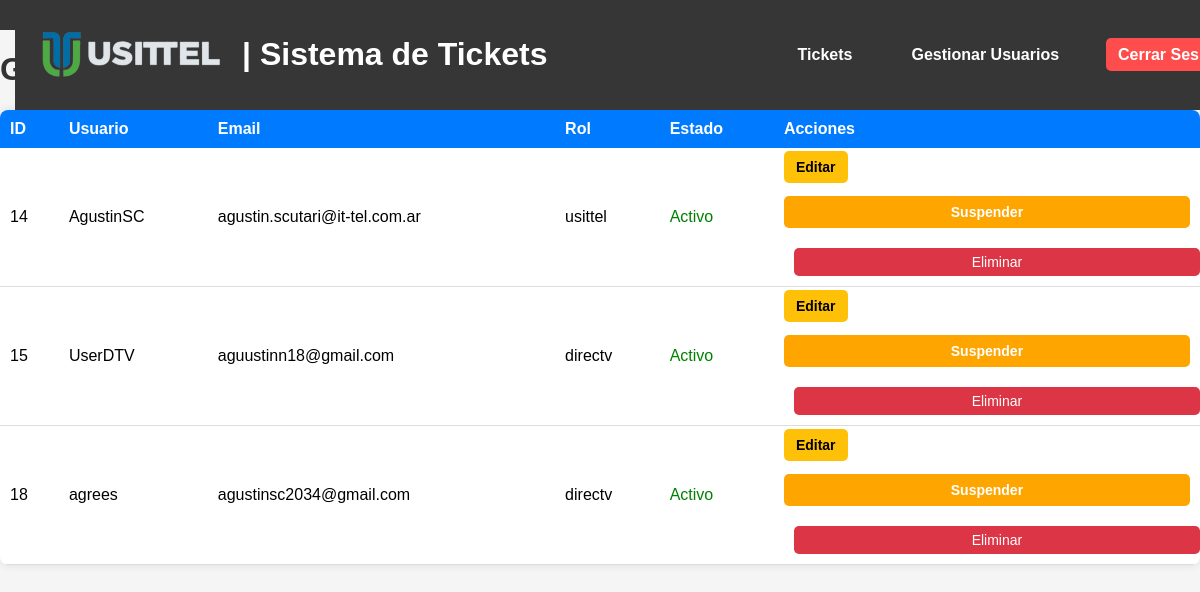
/users (signed in), run on an earlier commit of the app's database.
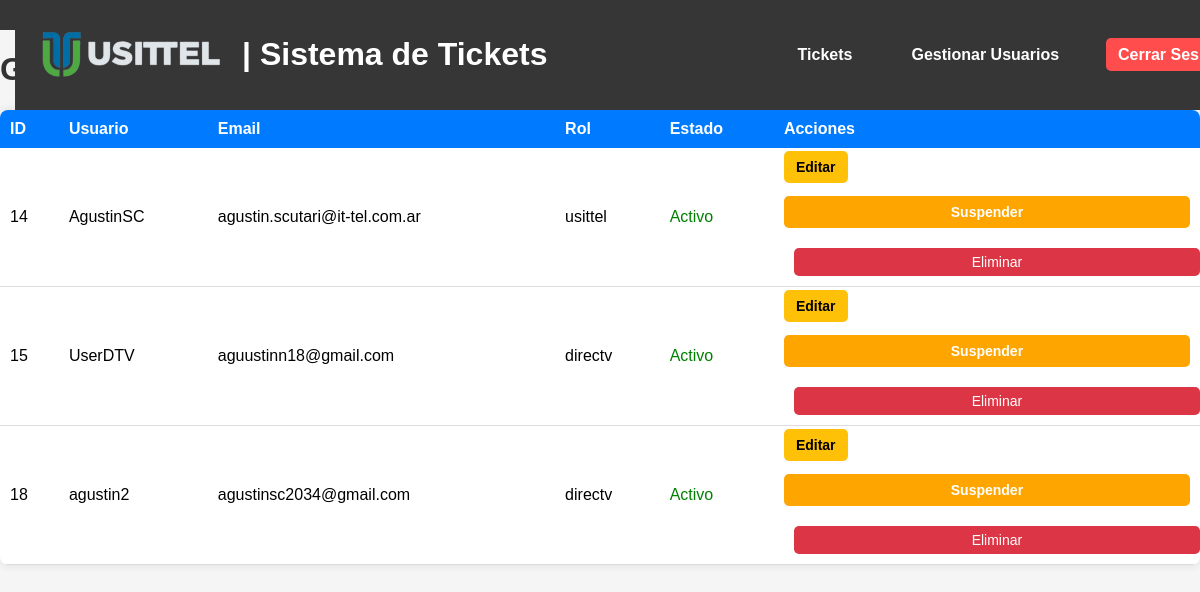
And on a later commit of the database.
### tables this page shows
CREATE TABLE "users" (
    id INTEGER PRIMARY KEY AUTOINCREMENT,
    username TEXT UNIQUE NOT NULL,
    password TEXT NOT NULL,
    email TEXT UNIQUE NOT NULL,
    role TEXT NOT NULL
, suspended INTEGER DEFAULT 0);

### app.py (the view)
@app.route('/users')
@login_required
def users():
    if current_user.role != 'usittel':
        flash("Acceso denegado.", "error")
        return redirect(url_for('tickets'))
    conn = get_db_connection()
    users = conn.execute('SELECT id, username, email, role FROM users').fetchall()
    conn.close()
    return render_template('users.html', users=users)

### app.py (called while the page is built)
def get_db_connection():
    conn = sqlite3.connect('database.db', timeout=10)  # Espera hasta 10 segundos si la base de datos está bloqueada
    conn.row_factory = sqlite3.Row
    return conn

@login_manager.user_loader
def load_user(user_id):
    conn = get_db_connection()
    user = conn.execute('SELECT * FROM users WHERE id = ?', (user_id,)).fetchone()
    conn.close()
    if user:
        return User(id=user['id'], username=user['username'], role=user['role'])
    return None

### templates/users.html (shortened to what this page needs)
{% extends "base.html" %}
{% block content %}
<h1>Gestión de Usuarios</h1>
<table>
    <thead>
        <tr>
            <th>ID</th>
            <th>Usuario</th>
            <th>Email</th>
            <th>Rol</th>
            <th>Estado</th>
            <th>Acciones</th>
        </tr>
    </thead>
    <tbody>
        {% for user in users %}
        <tr>
            <td>{{ user['id'] }}</td>
            <td>{{ user['username'] }}</td>
            <td>{{ user['email'] }}</td>
            <td>{{ user['role'] }}</td>
            <td>
                {% if user['suspended'] == 1 %}
                    <span style="color: red;">Suspendido</span>
                {% else %}
                    <span style="color: green;">Activo</span>
                {% endif %}
            </td>
            <td>
                <a href="{{ url_for('edit_user', id=user['id']) }}" class="btn btn-edit">Editar</a>
                {% if user['suspended'] == 1 %}
                <form action="{{ url_for('activate_user', id=user['id']) }}" method="POST" style="display:inline;">
                    <button type="submit" class="btn btn-activate">Activar</button>
                </form>
                {% else %}
                <form action="{{ url_for('suspend_user', id=user['id']) }}" method="POST" style="display:inline;">
                    <button type="submit" class="btn btn-suspend">Suspender</button>
                </form>
                {% endif %}
                <form action="{{ url_for('delete_user', id=user['id']) }}" method="POST" style="display:inline;">
                    <button type="submit" class="btn btn-delete confirm-delete">Eliminar</button>
                </form>
            </td>
        </tr>
        {% endfor %}
    </tbody>
</table>
{% endblock %}

What changed in the data, as far as the page shows it:
changed users "agustinsc2034@gmail.com": username "agrees" → "agustin2"
